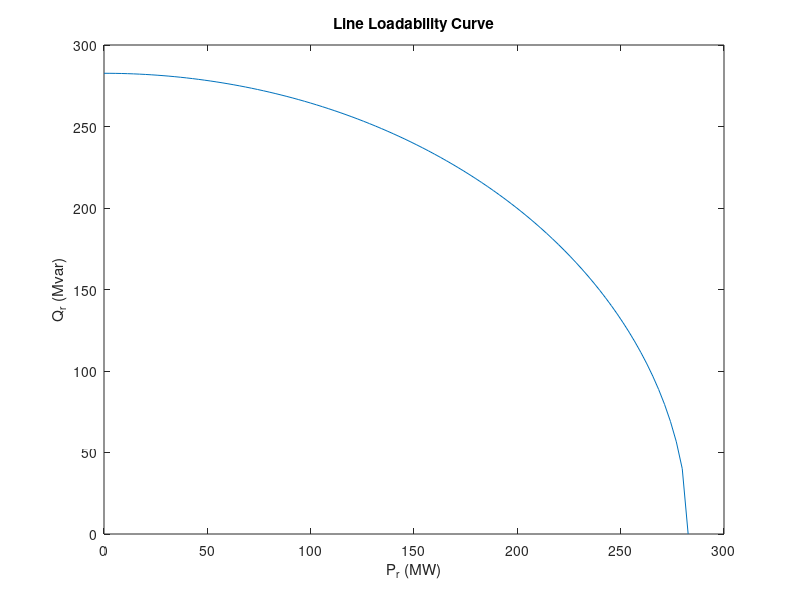

Reproduce this figure in MATLAB.
% Transmission Line Parameters
f = 50; % Hz
z = 0.016 + 1i*2*pi*f*0.97e-3; % ohm/km
y = 1i*2*pi*f*0.0115e-6; % S/km
l = 600; % km

% ABCD Parameters
A = cosh(sqrt(z*y)*l);
B = sqrt(z/y)*sinh(sqrt(z*y)*l);
C = sqrt(y/z)*sinh(sqrt(z*y)*l);
D = A;

% Line Loadability Curve
V_s = 220e3; % V
P_max = abs(V_s)^2/abs(B);
P_r = linspace(0, P_max, 100);
Q_r = sqrt((abs(V_s)^2./abs(B)).^2 - P_r.^2);

% Plot Line Loadability Curve
figure;
plot(P_r/1e6, Q_r/1e6);
xlabel('P_r (MW)');
ylabel('Q_r (Mvar)');
title('Line Loadability Curve');
